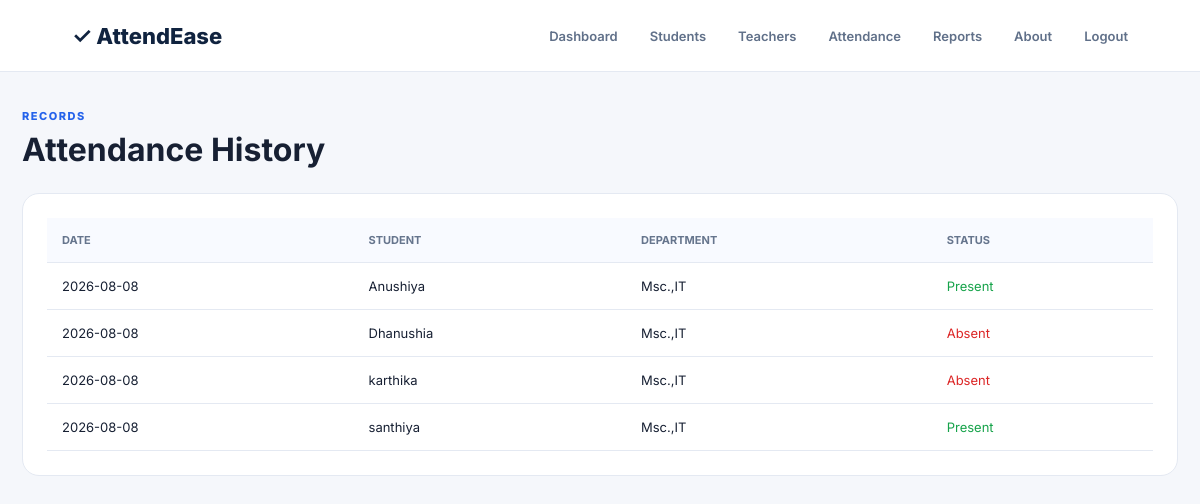
/attendance_history (signed in), run on the app's committed database.
### tables this page shows
CREATE TABLE attendance(id INTEGER PRIMARY KEY AUTOINCREMENT,student_id INTEGER NOT NULL,date TEXT NOT NULL,status TEXT NOT NULL,UNIQUE(student_id,date),FOREIGN KEY(student_id) REFERENCES students(id));

CREATE TABLE students(id INTEGER PRIMARY KEY AUTOINCREMENT,name TEXT NOT NULL,email TEXT NOT NULL,department TEXT NOT NULL,phone TEXT);

### app.py (the view)
@app.route('/attendance_history')
@login_required
def history():
 c=db(); rows=c.execute('SELECT a.date,s.name,s.department,a.status FROM attendance a JOIN students s ON s.id=a.student_id ORDER BY a.date DESC,s.name').fetchall(); c.close(); return render_template('attendance_history.html',records=rows)

### app.py (called while the page is built)
def db():
 c=sqlite3.connect(DB); c.row_factory=sqlite3.Row; return c

def login_required(f):
 @wraps(f)
 def w(*a,**k): return f(*a,**k) if session.get('logged_in') else redirect(url_for('login'))
 return w

### templates/attendance_history.html
{% extends 'base.html' %}{% block content %}<div class="title"><div><span class="eyebrow">RECORDS</span><h1>Attendance History</h1></div></div><div class="card table"><table><tr><th>Date</th><th>Student</th><th>Department</th><th>Status</th></tr>{% for r in records %}<tr><td>{{r.date}}</td><td>{{r.name}}</td><td>{{r.department}}</td><td class="{{'green' if r.status=='Present' else 'red'}}">{{r.status}}</td></tr>{% else %}<tr><td colspan="4">No records.</td></tr>{% endfor %}</table></div>{% endblock %}

### templates/base.html (shortened to what this page needs)
<!doctype html><html><head><link rel="stylesheet" href="{{url_for('static',filename='style.css')}}"></head><body>{% if session.get('logged_in') %}<nav><a class="logo" href="{{url_for('dashboard')}}">✓ AttendEase</a><div><a href="{{url_for('dashboard')}}">Dashboard</a><a href="{{url_for('students')}}">Students</a><a href="{{url_for('teachers')}}">Teachers</a><a href="{{url_for('attendance')}}">Attendance</a><a href="{{url_for('reports')}}">Reports</a><a href="{{url_for('about')}}">About</a><a href="{{url_for('logout')}}">Logout</a></div></nav>{% endif %}<main>{% block content %}{% endblock %}</main></body></html>

### static/style.css (style rules this page uses)
:root { --blue:#2563eb;--navy:#10233f;--bg:#f5f7fb;--border:#e4e9f2;--muted:#6b7890;--green:#16a34a;--red:#dc2626 }
* { box-sizing:border-box }
body { margin:0;background:var(--bg);font-family:Inter,Arial;color:#172033 }
a { color:var(--blue);text-decoration:none }
nav { height:72px;background:#fff;border-bottom:1px solid var(--border);display:flex;align-items:center;justify-content:space-between;padding:0 5%;position:sticky;top:0;z-index:5 }
nav div { display:flex;gap:8px;flex-wrap:wrap }
nav a { padding:10px 12px;font-size:13px;font-weight:600;color:#607089;border-radius:8px }
.logo { font-size:22px;font-weight:800;color:var(--navy) }
main { max-width:1250px;margin:auto;padding:32px 22px 60px }
.eyebrow { font-size:11px;letter-spacing:1.5px;font-weight:800;color:var(--blue) }
.card { background:#fff;border:1px solid var(--border);border-radius:17px;padding:24px }
.title { display:flex;justify-content:space-between;align-items:center;margin-bottom:18px }
.title h1 { margin:6px 0 }
.table { overflow:auto }
table { width:100%;border-collapse:collapse;min-width:650px }
th,td { padding:15px;border-bottom:1px solid var(--border);text-align:left;font-size:13px }
th { background:#f8faff;color:#66758d;font-size:11px;text-transform:uppercase }
.red { color:var(--red)!important }
.green { color:var(--green)!important }

### data on the page
attendance: date "2026-08-08", name "Anushiya", department "Msc.,IT", status "Present"
attendance: date "2026-08-08", name "Dhanushia", department "Msc.,IT", status "Absent"
attendance: date "2026-08-08", name "karthika", department "Msc.,IT", status "Absent"
attendance: date "2026-08-08", name "santhiya", department "Msc.,IT", status "Present"
